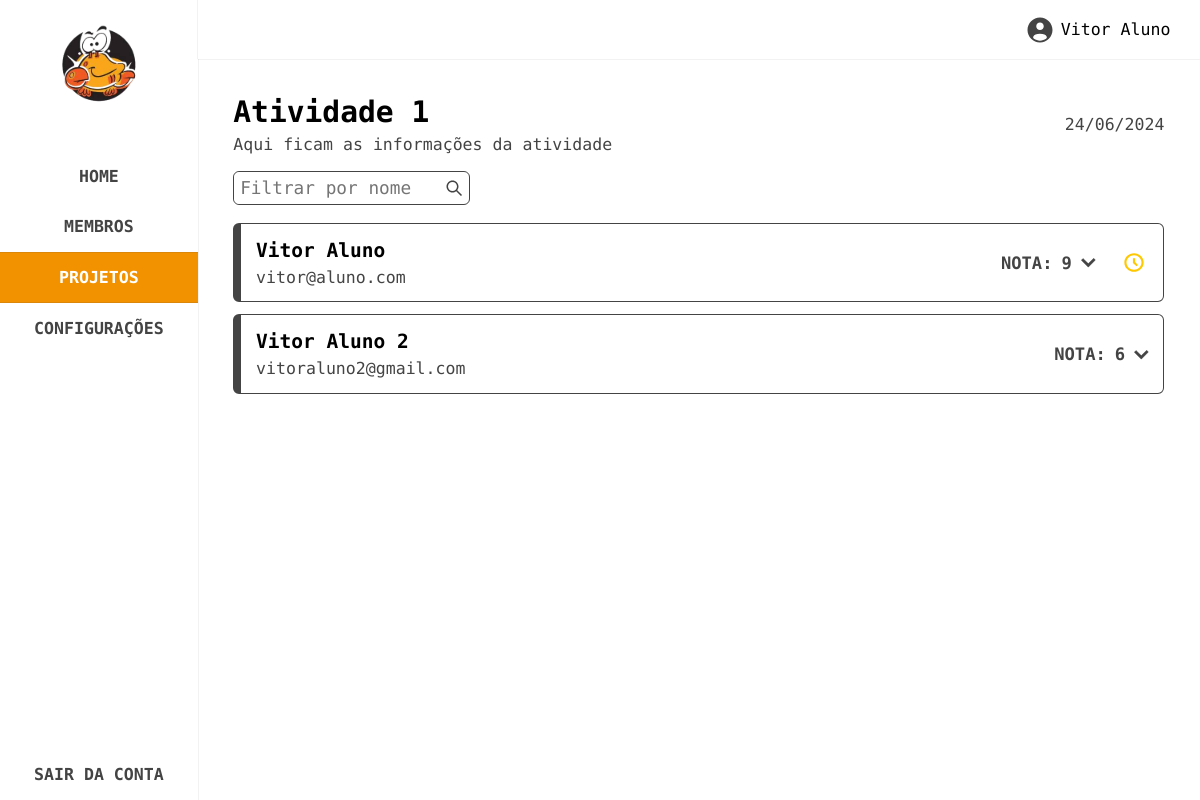
Screenshot of /projeto/projeto-teste/atividade-1 (signed in) with the database file from the repository.
### tables this page shows
CREATE TABLE IF NOT EXISTS `activities` (
  `id` bigint(20) NOT NULL AUTO_INCREMENT,
  `name` varchar(100) DEFAULT NULL,
  `slug` varchar(100) DEFAULT NULL,
  `link` varchar(100) DEFAULT NULL,
  `date` date DEFAULT NULL,
  `project_id` bigint(100) DEFAULT NULL,
  PRIMARY KEY (`id`)
);

CREATE TABLE IF NOT EXISTS `users` (
  `id` bigint(100) NOT NULL AUTO_INCREMENT,
  `name` varchar(100) DEFAULT NULL,
  `email` varchar(150) DEFAULT NULL,
  `phone` varchar(100) DEFAULT NULL,
  `registration_number` bigint(100) DEFAULT NULL,
  `course` varchar(100) DEFAULT NULL,
  `year` varchar(100) DEFAULT NULL,
  `institution` varchar(150) DEFAULT NULL,
  `hours_to_be_validated` int(100) DEFAULT NULL,
  `password` varchar(150) DEFAULT NULL,
  `role` bigint(100) DEFAULT NULL,
  `approved` int(100) DEFAULT 0,
  PRIMARY KEY (`id`)
);

CREATE TABLE IF NOT EXISTS `student_activities` (
  `id` bigint(100) NOT NULL AUTO_INCREMENT,
  `user_id` bigint(100) DEFAULT NULL,
  `activity_id` bigint(100) DEFAULT NULL,
  `score` decimal(65,0) DEFAULT NULL,
  PRIMARY KEY (`id`)
);

### routes/routes.php (called while the page is built, shortened)
<?php
$route = isset($_GET['url']) ? $_GET['url'] : '';
function is_project_route($route) {
    return preg_match('/^projeto\/([a-zA-Z0-9-]+)$/', $route);
}
function is_activity_route($route) {
    return preg_match('/^projeto\/([a-zA-Z0-9-]+)\/([a-zA-Z0-9-]+)$/', $route);
}
if (is_project_route($route)) {
    preg_match('/^projeto\/([a-zA-Z0-9-]+)$/', $route, $matches);
    $slug = $matches[1];
    $file = './pages/project-single.php';
    $_GET['slug'] = $slug;
} elseif (is_activity_route($route)) {
    $file = './pages/activity-single.php';
}
include $file;
?>

### controllers/activities.php (called while the page is built, shortened)
<?php
include_once __DIR__ . '/../config/config.php';
include_once __DIR__ . '/../db/db.php';
function get_activity_info($slug) {
    global $connect;
    $query = "SELECT * FROM activities WHERE slug = ?";
    $stmt = $connect->prepare($query);
    $stmt->bind_param('s', $slug);
    $stmt->execute();
    $result = $stmt->get_result();
    if ($result->num_rows > 0) {
        return $result->fetch_assoc();
    } else {
        return null;
    }
}
function get_students_by_activity($activity_id, $filter_name, $page, $limit = 30) {
    global $connect;
    $offset = ($page - 1) * $limit;
    $filter_query = $filter_name ? "AND users.name LIKE ?" : "";
    $sql = "
        SELECT users.*
        FROM users
        JOIN student_activities ON users.id = student_activities.user_id
        WHERE student_activities.activity_id = ? $filter_query
        LIMIT ? OFFSET ?
    ";
    $stmt = $connect->prepare($sql);
    if ($filter_name) {
        $filter_name_param = '%' . $filter_name . '%';
        $stmt->bind_param("isii", $activity_id, $filter_name_param, $limit, $offset);
    } else {
        $stmt->bind_param("iii", $activity_id, $limit, $offset);
    }
    $stmt->execute();
    $result = $stmt->get_result();
    $users = $result->fetch_all(MYSQLI_ASSOC);
    return $users;
}
function get_score_from_student($user_id, $activity_id) {
    global $connect;
    $query = "SELECT score FROM student_activities WHERE user_id = ? AND activity_id = ? LIMIT 1";
    $stmt = $connect->prepare($query);
    $stmt->bind_param('ii', $user_id, $activity_id);
    $stmt->execute();
    $result = $stmt->get_result();
    $score = null;
    if ($row = $result->fetch_assoc()) {
        $score = $row['score'];
    }
    return $score;
}
?>

### config/config.php (called while the page is built, shortened)
<?php
function base_url($path) {
    return rtrim(BASE_URL, '/') . '/' . ltrim($path, '/');
}
?>

### pages/activity-single.php (the view, shortened to what this page needs)
<?php
include_once __DIR__ . '/../controllers/projects.php';
include_once __DIR__ . '/../controllers/activities.php';
$filter_name = isset($_GET['name']) ? $_GET['name'] : '';
$page = isset($_GET['page']) ? intval($_GET['page']) : 1;
$activity_slug = isset($_GET['activity_slug']) ? $_GET['activity_slug'] : '';
$activity_info = get_activity_info($activity_slug);
$activity_id = $activity_info['id'];
$students = get_students_by_activity($activity_id, $filter_name, $page);
?>
<section class="activity-single" data-page="projects">
    <?php include __DIR__ . '/../partials/sidebar.php'; ?>
    <div class="main">
        <?php include __DIR__ . '/../partials/topbar.php'; ?>
        <div class="content">
            <div class="header">
                <span>
                    <h3><?= $activity_info['name'] ?></h3>
                    <p>Aqui ficam as informações da atividade</p>
                </span>
                <span>
                    <?php
                        $date = new DateTime($activity_info['date']);
                        $formatted_date = $date->format('d/m/Y');
                    ?>
                    <p><?= $formatted_date ?></p>
                </span>
            </div>
            <div class="filter">
                <form action="" method="GET" id="filter-project-form">
                    <div class="input">
                        <input id="filter-project-name" type="text" name="name" placeholder="Filtrar por nome" value="<?= htmlspecialchars($filter_name) ?>">
                        <button type="submit">
                            <img src="<?= base_url('assets/images/svg/search.svg') ?>" alt="search">
                        </button>
                    </div>
                </form>
            </div>
            <div class="students">
                <?php if(count($students) > 0): ?>
                    <?php foreach($students as $user): ?>
                        <div class="card" data-role="<?= $user['role'] ?>">
                            <div class="left">
                                <span class="infos">
                                    <h5><?= $user['name'] ?></h5>
                                    <p><?= $user['email'] ?></p>
                                </span>
                            </div>
                            <div class="right">
                                <div class="score">
                                    <?php $score = get_score_from_student($user['id'], $activity_id); ?>
                                    <?php if($score != null): ?>
                                        <button class="score-btn">
                                            <h6>
                                                NOTA: <strong><?= $score ?></strong>
                                                <img src="<?= base_url('assets/images/svg/arrow-drop.svg') ?>" alt="arrow-drop">
                                            </h6>
                                        </button>
                                    <?php endif; ?>
                                </div>
                                <?php if(intval($user['approved']) != 1): ?>
                                    <span class="approved">
                                        <img src="<?= base_url('assets/images/svg/pending.svg') ?>" alt="pending" title="Aprovação Pendente">
                                    </span>
                                <?php endif; ?>
                            </div>
                        </div>
                    <?php endforeach; ?>
                <?php else: ?>
                    <p class="not-found">Nenhum resultado encontrado.</p>
                <?php endif; ?>
            </div>
        </div>
    </div>
</section>

### assets/sass/style.css (style rules this page uses)
html { font-size: 74%; }
h1, h2, h3, h4, h5, h6 { font-weight: 600; }
h3 { font-size: 2.5rem; }
h5 { font-size: 1.65rem; }
h6 { font-size: 1.45rem; }
p, li, label { font-size: 1.4rem; list-style: none; }
strong { font-weight: 700; }
* { margin: 0; padding: 0; box-sizing: border-box; font-family: "Encode Sans Expanded", sans-serif; }
body, html { overflow-x: hidden; }
section.activity-single { position: relative; z-index: 5; display: flex; max-height: 100vh; }
section.activity-single .main { width: 100%; }
section.activity-single .main .content { display: flex; flex-direction: column; padding: 3rem; width: 100%; height: calc(100% - 5rem); overflow-y: auto; }
section.activity-single .main .content .header { display: flex; justify-content: space-between; gap: 2rem; }
section.activity-single .main .content .header span:first-child { display: flex; flex-direction: column; gap: 0.5rem; }
section.activity-single .main .content .header span:first-child h3 { color: #000; font-weight: 700; }
section.activity-single .main .content .header span:first-child p { color: #444444; font-weight: 400; }
section.activity-single .main .content .header span:last-child { display: flex; justify-content: flex-end; align-items: center; gap: 1.5rem; }
section.activity-single .main .content .header span:last-child p { color: #444444; font-weight: 400; }
section.activity-single .main .content .filter { position: relative; margin: 1.5rem 0; display: flex; justify-content: space-between; align-items: center; gap: 1rem; }
section.activity-single .main .content .filter form { display: flex; align-items: center; gap: 0.5rem; }
section.activity-single .main .content .filter form .input { position: relative; border: 1px solid #444444; border-radius: 6px; color: #000; width: 20rem; max-width: 100%; display: flex; align-items: center; }
section.activity-single .main .content .filter form .input img { margin-left: 1rem; }
section.activity-single .main .content .filter form .input input { position: relative; width: 100%; font-size: 1.5rem; border: none; outline: none; padding: 0.5rem; border-radius: 6px; }
section.activity-single .main .content .filter form .input button { background: none; border: none; padding: 0.25rem; height: 100%; display: flex; justify-content: center; align-items: center; cursor: pointer; }
section.activity-single .main .content .filter form .input button img { width: 2rem; margin: 0; }
section.activity-single .main .content .students { position: relative; height: auto; display: flex; flex-direction: column; gap: 1rem; padding-bottom: 2rem; }
section.activity-single .main .content .students .card { position: relative; display: flex; justify-content: space-between; align-items: center; gap: 1rem; padding: 1.25rem; border-radius: 6px; border: 1px solid #444444; border-left: 8px solid #444444; }
section.activity-single .main .content .students .card .left .infos { display: flex; flex-direction: column; gap: 0.5rem; }
section.activity-single .main .content .students .card .left .infos h5 { color: #000; font-weight: 700; }
section.activity-single .main .content .students .card .left .infos p { color: #444444; font-weight: 400; }
section.activity-single .main .content .students .card .right { display: flex; align-items: center; gap: 2rem; }
section.activity-single .main .content .students .card .right .score { position: relative; }
section.activity-single .main .content .students .card .right .score .score-btn { cursor: pointer; transition: all 0.2s ease; }
section.activity-single .main .content .students .card .right .score .score-btn h6 { display: flex; justify-content: center; align-items: center; gap: 0.75rem; color: #444444; font-weight: 700; }
section.activity-single .main .content .students .card .right .score .score-btn h6 img { width: 1.25rem; transform: rotate(90deg); transition: all 0.1s ease; }
section.activity-single .main .content .students .card .right .approved { display: flex; justify-content: center; align-items: center; }
section.activity-single .main .content .students .card .right .approved img { width: 2.5rem; }
section.activity-single .main .content .students .card .right button { background: none; border: none; display: flex; justify-content: center; align-items: center; cursor: pointer; transition: all 0.1s ease; }
section.activity-single .main .content .students .card .right button img { width: 2.5rem; }

### rows the page displays
activities: name "Atividade 1", date "24/06/2024"
users: name "Vitor Aluno", email "vitor@aluno.com", id.score "9", approved 0 (drawn)
users: name "Vitor Aluno 2", email "vitoraluno2@gmail.com", id.score "6"

### other values shown
$user_info['name'] "Vitor Aluno"
